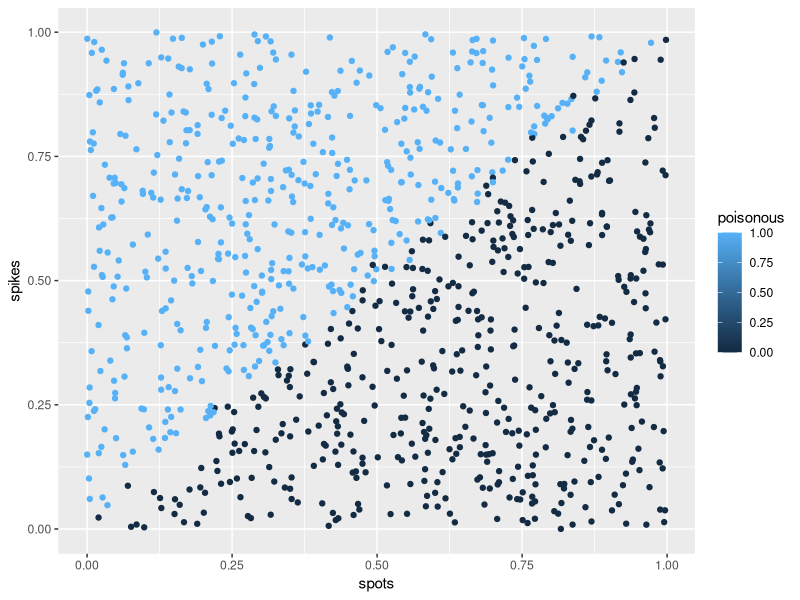

The R script that drew this image: (Note: this script raises an error after producing the figure.)
library("ggplot2")

n <- 1000
spikes <- runif(n)
spots  <- runif(n)

expit <- function(eta) 1/(1+exp(-eta))

# tuning parameter (higher is stricter threshold)
tp <- 100

poisonous <- rbinom(n, size = 1, 
                    prob = expit(tp*spikes - tp*spots))

d <- data.frame(
  spikes = spikes,
  spots  = spots,
  poisonous = poisonous
)

ggplot(d, aes(x = spots, y = spikes, 
              color = poisonous)) + 
  geom_point()

write.csv(d, file = "poisonous.csv", row.names = FALSE)


# m <- glm(poisonous ~ spots + spikes, 
#          family = "binomial")
#
# summary(m)


# Circular data
d <- d |>
  mutate(
    poisonous = ifelse( (spikes-0.5)^2 + (spots-0.5)^2 < 0.3^2, 1, 0)
  )
write_csv(d |> select(spikes, spots, poisonous), "poisonous_circular.csv")
